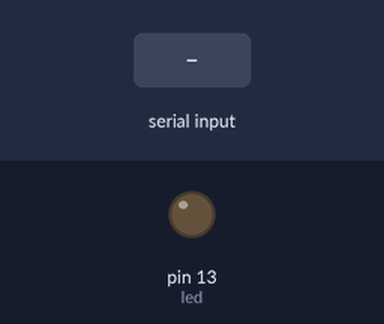
Recording of a sketch running on a simulated Arduino Uno, built with avr-gcc and run on an emulated ATmega328P. Parts: output pins drawn as LEDs (lit = HIGH). The inputs (shaded band) are chosen by the test bench.

Above: at 1.2 s.
1.3 s: byte 1 (1) received over Serial
At 1.7 s:
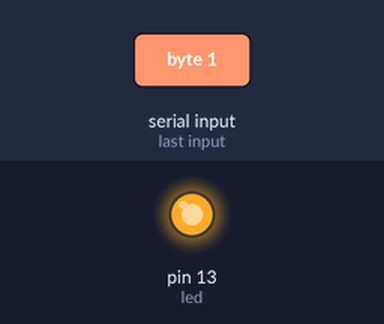
Timing chart, 0 to 4.3 s (numbered marks = the images above; inputs shaded):
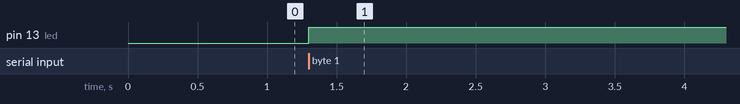

The sketch:

1A_ard2.ino
```cpp
int led=13;
int mystr;
void setup() {
  // put your setup code here, to run once:
  Serial.begin(9600);
  pinMode(led,OUTPUT);
}

void loop() {
  // put your main code here, to run repeatedly:
  while(Serial.available()){
    mystr=Serial.read();
    if(mystr==0){
      digitalWrite(led,LOW);
    }
    if(mystr==1){
      digitalWrite(led,HIGH);
    }
  }
}
```

Measured:
- after the input at 1.3 s, pin 13 (led): LOW → HIGH at once
